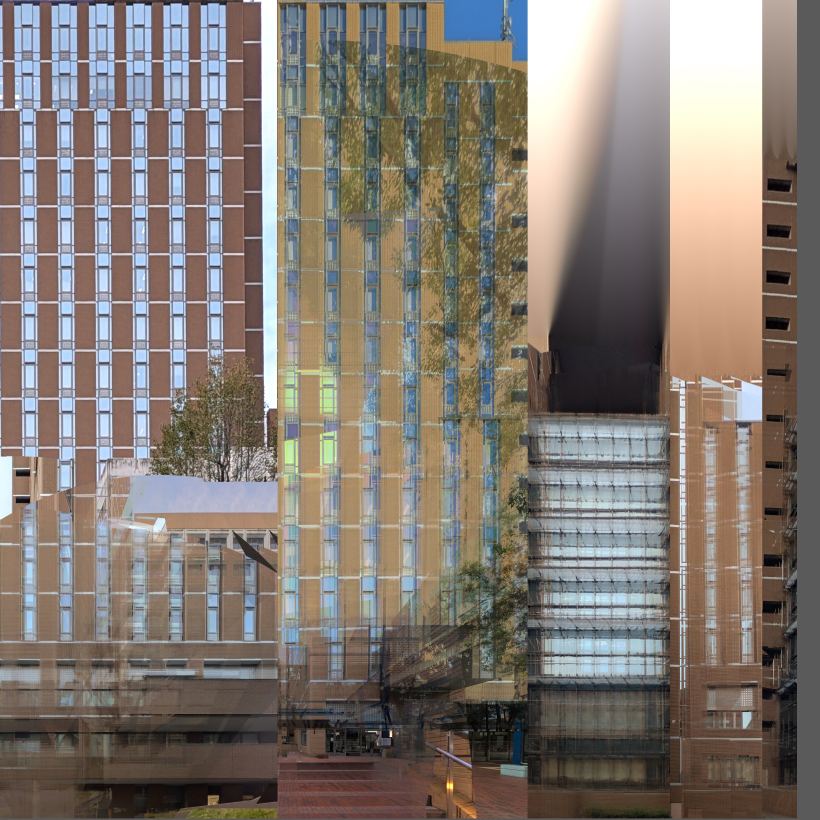
#> input picture out/lod3/dataset_lod30/udx/bldg/52365768_bldg_6697_appearance/atlas_01.jpg, 4096 x 4096 px (shown at 1/5 size)
$ python -i measure.py   (imports and definitions only)   (older library calls are emulated)
#> lines starting #> are read from the running program, lines starting #| are printed output that depends on the picture
#> further down, picture is the input picture: shape (4096, 4096, 3); mean B, G, R 114.3, 121.7, 130.6
"""正面化した壁の画像から、繰り返しの間隔（柱のスパン・階高）を数える。

全部コード。やること：
    1. 壁の範囲（wall_box）を切り出し、縦のエッジの強さを列ごとに、横のエッジの強さを行ごとに足す（プロファイル）
    2. プロファイルの自己相関から、一番強い繰り返しの周期（画素）を求める＝柱間隔・階高
    3. 周期に合う山（エッジの位置）を拾い、本数を数える
    4. 既知の長さが1つあれば（メジャーを写した区間、PLATEAU の高さ など）画素→m に換算する。無ければ画素のまま

出てくる物は「候補」。何階建てか・スパン数が本当に合っているかは、判断役（Claude か人）が画像を見て採否を決める。
換算の根拠は result["scale"] に残す（何を・何 m と置いたか）。
"""

from __future__ import annotations

import json
from dataclasses import asdict, dataclass, field
from pathlib import Path

import numpy as np


@dataclass
class Periodic:
    axis: str                       # "x"（柱・縦の繰り返し）か "y"（階・横の繰り返し）
    period_px: float | None         # 繰り返しの周期（画素）
    strength: float                 # 自己相関のピークの高さ（0〜1。0.3 未満は弱い）
    peaks_px: list[float] = field(default_factory=list)   # エッジの位置（壁の範囲の左上からの画素）
    count: int = 0                  # 周期に合う区間の数（スパン数・階数の候補）
    period_m: float | None = None
    status: str = "unknown"         # 換算できたら estimated か measured、できなければ unknown
    candidates: list[dict] = field(default_factory=list)  # 周期の候補（上位 3 つ）。{period_px, strength, note}。先頭が採用した物
    confidence: str = "low"         # high / mid / low。判断役が候補から選ぶ時の目安
    warnings: list[str] = field(default_factory=list)     # 「2 倍周期の可能性」「相関が弱い」など


@dataclass
class MeasureResult:
    ok: bool
    reason: str = ""
    wall_box: list[float] | None = None
    bays: Periodic | None = None
    floors: Periodic | None = None
    ratio_bay_over_floor: float | None = None   # 縮尺に依らない比。方法の検算に使う
    scale: dict | None = None                   # {"what":..., "px":..., "m":..., "m_per_px":..., "status":...}

    def to_json(self) -> dict:
        return asdict(self)


def _profile(gray: np.ndarray, axis: str, signed: bool = False) -> np.ndarray:
    """axis="x": 縦エッジの強さを列ごとに。axis="y": 横エッジの強さを行ごとに。

    signed=True は明→暗と暗→明を区別した値（周期を求める用）。
    窓の上端（明→暗）と下端（暗→明）が等間隔に並ぶと、向きを無視した強さでは
    周期が階高の半分に出てしまう。符号付きなら半分の周期は負の相関になり、本当の階高だけが残る。
    signed=False は向きを無視した強さ（山の位置を拾う用）。"""
    import cv2

    g = cv2.GaussianBlur(gray, (0, 0), 1.2).astype(np.float32)
    d = cv2.Sobel(g, cv2.CV_32F, 1, 0, ksize=3) if axis == "x" else cv2.Sobel(g, cv2.CV_32F, 0, 1, ksize=3)
    if not signed:
        d = np.abs(d)
    p = d.mean(axis=0) if axis == "x" else d.mean(axis=1)
    # ゆっくりした明るさの変化を除く（木の影など）
    k = max(15, int(len(p) * 0.05) | 1)
    base = np.convolve(p, np.ones(k) / k, mode="same")
    p = p - base
    return p if signed else np.clip(p, 0, None)


# [20 lines left out: function _period, not called in this run]


def _refine(ac: np.ndarray, i: int) -> float:
    if 1 <= i < len(ac) - 1:
        y0, y1, y2 = ac[i - 1], ac[i], ac[i + 1]
        denom = y0 - 2 * y1 + y2
        return float(i + (0.5 * (y0 - y2) / denom if abs(denom) > 1e-9 else 0.0))
    return float(i)


# [18 lines left out: functions _ncc, _gauss, not called in this run]


def _local_peaks(ac: np.ndarray, lo: int, hi: int, thr: float) -> list[tuple[float, float]]:
    return [(_refine(ac, i), float(ac[i])) for i in range(max(lo, 1), min(hi, len(ac) - 1))
            if ac[i] >= ac[i - 1] and ac[i] >= ac[i + 1] and ac[i] > thr]


def _near(cands: list[tuple[float, float]], target: float, tol: float = 0.08):
    hit = [c for c in cands if abs(c[0] - target) <= tol * target]
    return max(hit, key=lambda c: c[1]) if hit else None


def _candidates(p: np.ndarray, min_px: int, max_px: int) -> tuple[list[dict], list[str]]:
    """周期の候補を上位 3 つまで（先頭が採用）。戻り値 (候補, 警告)。

    1. 普通の自己相関の山（柱・階の周期）。
    2. 一番短い強い山が壁の長さの 1/40 より細かければ、タイルの目地などの細かい繰り返しとみなし、
       その幅でならした並びで重なり部分の正規化相関を取り直す（細かい繰り返しの整数倍に引きずられない）。
    3. 一番強い山の 1/2・1/3 にも山があれば短い方を採る（stitch.py と同じ考え）。2 倍周期の疑いは警告に出す。
    """
    n = len(p)
    warns: list[str] = []
    x = p - p.mean()
    if x.std() < 1e-6 or n < 2 * min_px:
        return [], warns
    ac = np.correlate(x, x, mode="full")[n - 1:]
    ac = ac / ac[0]
    hi = min(max_px, n - 1)
    if hi <= min_px:
        return [], warns
    cands = _local_peaks(ac, min_px, hi, 0.05)
    # 細かい繰り返し（目地）の判定：下限より短い所（4 px〜）から見て、強い山が壁の長さの 1/40 より細かければ目地
    texture = None
    fine = _local_peaks(ac, 4, hi, 0.05)
    if fine:
        best = max(c[1] for c in fine)
        first = next((c for c in sorted(fine) if c[1] >= 0.5 * best), None)
        if first and first[0] < n / 40 and first[1] >= 0.2:
            texture = first[0]
    if texture:
        sm = _gauss(p, texture)
        xs = sm - sm.mean()
        if xs.std() > 1e-6:
            top = int(0.7 * n)
            nc = _ncc(xs, top)
            lo = max(int(3 * texture), min_px)
            coarse = _local_peaks(nc, lo, top, 0.15)
            if coarse:
                warns.append(f"細かい繰り返し（目地・タイル、{texture:.1f} px）を除いて探した")
                cands = coarse
    if not cands:
        return [], warns
    # 順位：強さ × 重なりの広さ（長い周期ほどデータが少ないので少し割り引く）
    def score(c):
        sc = c[1] * (1.0 - c[0] / n) ** 0.5
        if c[0] > 0.5 * n and c[1] < 0.6:        # 繰り返しが 2 回に満たない周期は、強くなければ偶然の相関とみなす
            sc *= 0.5
        return sc
    ordered = sorted(cands, key=score, reverse=True)
    best = ordered[0]
    # 1/2・1/3 に山があれば短い方
    for _ in range(3):
        for k in (2, 3):
            sub = _near(cands, best[0] / k)
            if sub and sub[0] >= min_px and sub[1] >= max(0.1, 0.85 * best[1]):
                warns.append(f"{best[0]:.1f} px の 1/{k} にも山（{sub[0]:.1f} px、強さ {sub[1]:.2f}）→ 短い方を採用")
                best = (best[0] / k, sub[1])
                break
        else:
            break
    out = [{"period_px": round(best[0], 1), "strength": round(best[1], 3), "note": "採用"}]
    half = _near(cands, best[0] / 2)
    if half and half[0] >= min_px and half[1] >= 0.1 and abs(half[0] - best[0]) > 0.08 * best[0]:
        out.append({"period_px": round(half[0], 1), "strength": round(half[1], 3), "note": "採用の 1/2"})
    for c in ordered:
        if len(out) >= 3:
            break
        if all(abs(c[0] - o["period_px"]) > 0.08 * o["period_px"] for o in out):
            note = ""
            r = c[0] / best[0]
            if abs(r - 2) < 0.16:
                note = "採用の 2 倍"
            elif abs(r - 0.5) < 0.04:
                note = "採用の 1/2"
            out.append({"period_px": round(c[0], 1), "strength": round(c[1], 3), "note": note})
    # 2 倍周期の疑い：採用の 1/2 に（採用ほど強くはないが）山がある、または採用が 2 倍の候補の 1/2
    if best[0] > 0.5 * n:
        warns.append("周期が壁の半分より長い（繰り返しが 2 回未満。偶然の相関かもしれない）")
    if half and half[0] >= min_px and half[1] >= 0.25 * best[1] and not any("1/2" in w for w in warns):
        warns.append(f"2 倍周期の可能性（{half[0]:.1f} px にも強さ {half[1]:.2f} の山）")
    if best[1] < 0.3:
        warns.append("相関が弱い")
    return out, warns


def _peaks(p: np.ndarray, period: float) -> list[float]:
    """周期の 0.6 倍以上離れた局所最大を拾う（強い物から）。"""
    if period is None or period < 3:
        return []
    k = max(3, int(period * 0.3) | 1)
    sm = np.convolve(p, np.ones(k) / k, mode="same")
    thr = sm.max() * 0.15
    idx = [i for i in range(1, len(sm) - 1) if sm[i] >= sm[i - 1] and sm[i] >= sm[i + 1] and sm[i] > thr]
    idx.sort(key=lambda i: -sm[i])
    kept: list[int] = []
    for i in idx:
        if all(abs(i - j) >= 0.5 * period for j in kept):
            kept.append(i)
    return sorted(float(i) for i in kept)


def _count(peaks: list[float], period: float) -> int:
    """周期の格子に乗っている山だけを使い、その両端の間に何区間あるかを数える。
    余計な山（木の枝など）と抜けた山（隠れた柱）の両方に強い。"""
    if not peaks or not period:
        return 0
    ph = np.array(peaks) / period * 2 * np.pi
    phase = np.arctan2(np.sin(ph).mean(), np.cos(ph).mean()) / (2 * np.pi) * period  # 格子の位相
    on = [pk for pk in peaks if abs(((pk - phase) / period + 0.5) % 1.0 - 0.5) <= 0.15]
    if len(on) < 2:
        return 0
    return int(round((max(on) - min(on)) / period))


def measure(img: np.ndarray, wall_box: list[float] | None = None,
            known: tuple | None = None, known_status: str = "measured") -> MeasureResult:
    """正面化した画像から柱間隔と階高の候補を出す。

    known: ("floor_pitch" | "bay_pitch" | "wall_height" | "wall_width", m)。1つあれば画素→m に換算する。
           ("segment", m, px) はメジャーを写した区間（正面化画像で読んだ px と、その区間の m）。
           物差し台帳の tape_measure。縮尺は m÷px、status は measured に固定する。
    known_status: その長さの出どころ（メジャーなら measured、PLATEAU の高さなどなら estimated）。
    """
#> called with known_status = 'measured'
    import cv2

    gray = cv2.cvtColor(img, cv2.COLOR_BGR2GRAY) if img.ndim == 3 else img
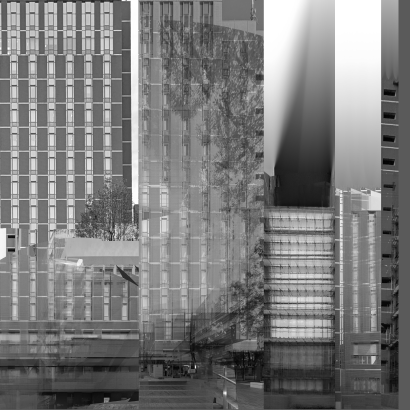
#> gray: shape (4096, 4096) (shown at 1/10 size); min 0, max 255, mean 123.5
    H, W = gray.shape[:2]
    x0, y0, x1, y1 = [int(round(v)) for v in (wall_box or [0, 0, W, H])]
    x0, y0, x1, y1 = max(0, x0), max(0, y0), min(W, x1), min(H, y1)
    res = MeasureResult(ok=False, wall_box=[x0, y0, x1, y1])
    if x1 - x0 < 100 or y1 - y0 < 100:
        res.reason = "壁の範囲が小さすぎます"
        return res
    crop = gray[y0:y1, x0:x1]
    w, h = x1 - x0, y1 - y0

    out = {}
    for axis, length in (("x", w), ("y", h)):
        cands, warns = _candidates(_profile(crop, axis, signed=True), min_px=max(8, length // 40), max_px=int(length * 0.8))
        period, strength = (cands[0]["period_px"], cands[0]["strength"]) if cands else (None, 0.0)
        p = _profile(crop, axis)
        pk = _peaks(p, period) if period else []
        conf = "low" if not cands or strength < 0.3 else ("high" if strength >= 0.5 and not [w for w in warns if "目地" not in w] else "mid")
        out[axis] = Periodic(axis=axis, period_px=period, strength=strength,
                             peaks_px=[round(v, 1) for v in pk], count=_count(pk, period) if period else 0,
                             candidates=cands, confidence=conf, warnings=warns)
#> this loop made 2 passes
#> (n in _candidates, hi in _candidates, first in _candidates, warns, period, strength) on pass 1: (4096, 3276, (19.32, 0.104), ['相関が弱い'], 184, 0.163)
#> pass 1, in _profile, `d = cv2.Sobel(g, cv2.CV_32F, 1, 0, ksize=3) if axis == "x" else cv2.So..`:
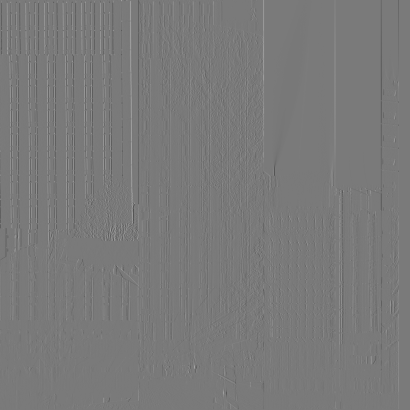
#> d: shape (4096, 4096) float32 (shown at 1/10 size); min -439, max 478, mean -0.1; drawn with min black and max white
#> pass 1, in _profile (call 2), `d = np.abs(d)`:
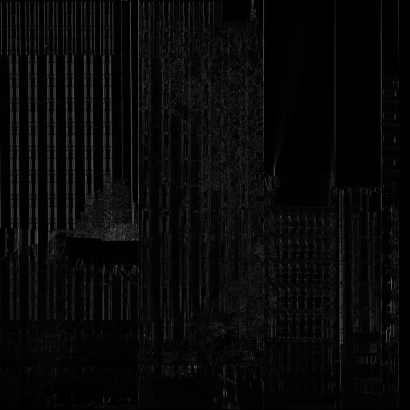
#> d: shape (4096, 4096) float32 (shown at 1/10 size); min 0, max 478, mean 16.8; drawn with min black and max white
#> pass 2, in _profile (call 3), `d = cv2.Sobel(g, cv2.CV_32F, 1, 0, ksize=3) if axis == "x" else cv2.So..`:
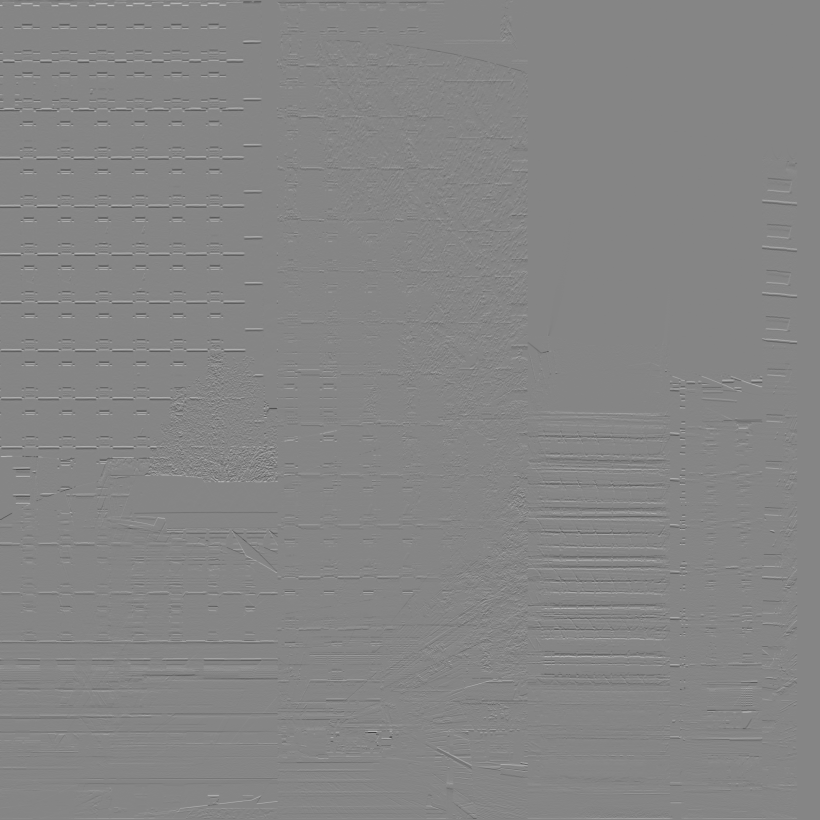
#> d: shape (4096, 4096) float32 (shown at 1/5 size); min -538, max 486, mean -0.1; drawn with min black and max white
#> after the loop, out = 2 items
    res.bays, res.floors = out["x"], out["y"]
    if res.bays.period_px and res.floors.period_px:
        res.ratio_bay_over_floor = round(res.bays.period_px / res.floors.period_px, 3)
#> res.ratio_bay_over_floor = 0.763

    if known:
        what, m = known[0], known[1]
        if what == "segment":
            # メジャーの区間：画素は判断役が正面化画像で読んだ値。周期には依らない
            px = float(known[2]) if len(known) > 2 and known[2] else None
            what, known_status = "tape_measure", "measured"
        else:
            px = {"floor_pitch": res.floors.period_px, "bay_pitch": res.bays.period_px,
                  "wall_height": float(h), "wall_width": float(w)}.get(what)
        if px:
            mpp = m / px
            res.scale = {"what": what, "px": px, "m": m, "m_per_px": mpp, "status": known_status}
            for per in (res.bays, res.floors):
                if per.period_px:
                    per.period_m = round(per.period_px * mpp, 3)
                    per.status = known_status
    res.ok = bool(res.bays.period_px or res.floors.period_px)
#> res.ok = True
    if not res.ok:
        res.reason = "繰り返しが見つかりません（壁が小さいか、木などで隠れています）"
    return res


# [56 lines left out: functions parse_known, measure_file, draw_overlay, not called in this run]


# ---------------------------------------------------------------------------
# 11/8 K-101：メジャーからタイルの周期 → 面の中で周期が一様か → 枚数で長さ、を「根拠の鎖」で出す
#
#   recorder measure tape <写真id> --read "0→91.0" --n 4 --what tile_pitch_h --building honbu [--face f6]
#       係が目で読んだ目盛り（cm）とまたがったタイルの枚数から周期と ± を出し、
#       data/reports/<棟>/sokuryo_tape_<写真id>.json に tape の輪として書く。続けて棟の周期を突き合わせる。
#   recorder measure pitch <棟> --what tile_pitch_h [--write-rulers]
#       棟のメジャー写真の周期を突き合わせ（差が ± の和を超えれば警告）、棟の周期を決める。
#       --write-rulers で物差し台帳 data/rulers.json の tile_pitch_h_<棟> に書く（台帳は道具でだけ書く）。
#   recorder measure uniform <正面化.jpg> --what tile_pitch_h --photo <写真id> --face f6 [--parts 4]
#       正面化した面を 3〜4 か所に分け、それぞれで周期（px）を取る。ばらつきが 3 % 以下なら uniform_period の輪。
#   recorder measure chain <棟> --face f6 --key bay_pitch --what tile_pitch_h --count 24 --count-photo <id> --count-what "…"
#       [--count-marks <px> … --count-photo2 <id> --count-marks2 <px> …]（K-202：1 枚ずつ付けた印で数え、2 枚が一致した時だけ confirmed_by）
#       [--uniform <uniform.json>] [--ratio 180 910 --ratio-photo <id> --ratio-what "…"]
#       周期 × 枚数（× px の比）で値を出し、鎖・tol・measured_kind・前の値との差（縮尺の付け替え）を
#       data/reports/<棟>/sokuryo_chain_<面>.json に書く。棟 JSON は書かない（写すのは設計係）。
# ---------------------------------------------------------------------------

REPO = Path(__file__).resolve().parent.parent
MEASURED_LINKS = ("tape", "count", "px_ratio", "uniform_period")   # これだけの鎖なら measured（K-101）
TAPE_END_M = 0.005          # メジャーの読み：両端 ±0.5 cm（第 1 部の例のとおり、周期の ± は 0.005 m ÷ 枚数）
UNIFORM_THR = 0.03          # 面の中の周期のばらつき（(最大−最小)÷平均）の閾値。超えれば uniform_period の輪は出さない
                            # （11/8 Fable：1 % → 3 %。ばらつきの半幅 ÷ 平均は ± に積む）
# 物差しの種類（11/19）。タイルはくり返しが多く一番使いやすいが、物差しはタイルに限らない：
# 巻尺か距離計で 1 度測れる長さ（柱型の幅・柱間・扉の幅や高さ）なら、同じ正面化画像の px の比で面の値へつなげる。
#   period：周期（タイル＋目地）。value ＝ 読み ÷ 枚数
#   length：直接測った長さ。value ＝ 読み ÷ n（n は同じ物をまとめて測った数。ふつう 1）。何を測ったかを ref で必ず書く
RULER_KINDS = {
    "tile_pitch_h": {"axis": "x", "kind": "period", "label": "外装タイルの横の周期（タイル＋目地）"},
    "tile_pitch_v": {"axis": "y", "kind": "period", "label": "外装タイルの縦の周期（タイル＋目地）"},
    "length_h": {"axis": "x", "kind": "length", "label": "横の長さを直接測った物（柱型の幅・柱間・扉の幅など）"},
    "length_v": {"axis": "y", "kind": "length", "label": "縦の長さを直接測った物（扉の高さ・段の高さなど）"},
}
AXIS_OF = {k: v["axis"] for k, v in RULER_KINDS.items()}   # 横は x（縦の目地・縁）、縦は y（横の目地・縁）
REF_ID = r"[A-Za-z0-9_\-]{1,40}"     # 長さの物差しの名前（ファイル名と台帳の id に入る）


def is_length(what: str) -> bool:
    return RULER_KINDS.get(what, {}).get("kind") == "length"


# [215 lines left out: functions _ceil, parse_read, tape_link, chain_tol, fine_period, _ac_period and 2 more, not called in this run]


# --- くり返す要素（柱型など）の幅と間（11/19）：タイルが無い面で、直接測った長さを面へつなぐための px ---

SPAN_EDGE_FRAC = 0.35       # 縁の候補：明るさの変化（勾配）の強さが帯の中の最大の 35 % 以上の山
SPAN_SPACING_TOL = 0.08     # 隣の要素との間が中央値から ±8 % を超えたら外す（取りこぼし・余計な縁。外した数は残す）


# [144 lines left out: functions _peak_sub, element_spans, span_summary, span_ratio, _drift, uniform_link, not called in this run]


# --- 棟の周期を決める（メジャー写真の突き合わせ）と物差し台帳 ---

def _reports(reports: Path | None) -> Path:
    return Path(reports) if reports else REPO / "data" / "reports"


# [120 lines left out: functions write_tape, pitch_summary, write_pitch_summary, _dump_rulers, write_ruler, not called in this run]


# --- 鎖から値を出す ---

KEY_IN_FACE = {"bay_pitch": "bays.pitch", "pier_width": "bays.pier_width", "bay_count": "bays.count"}


# [22 lines left out: function _building_value, not called in this run]


def _baseline(building: str, face: str, key: str, reports: Path | None, buildings: Path | None) -> dict | None:
    """縮尺の付け替えの前の値：棟 JSON の今の値を優先し、無ければ sokuryo_<面>.json（11/8 Fable）。"""
    return _building_value(building, face, key, buildings) or _prev_value(building, face, key, reports)


# [14 lines left out: function _prev_value, not called in this run]


MARK_GAP_WARN = 1.5     # 区切りの間が中央値の 1.5 倍を超えたら「区切りの付け落とし（2 枚を 1 枚と数えた）かも」と警告


# [504 lines left out: functions count_from_marks, count_link, build_chain, rescale_record, write_chain, add_args and 5 more, not called in this run]

>>> import cv2
>>> picture = cv2.imread('../out/lod3/dataset_lod30/udx/bldg/52365768_bldg_6697_appearance/atlas_01.jpg')
>>> result = measure(picture)
